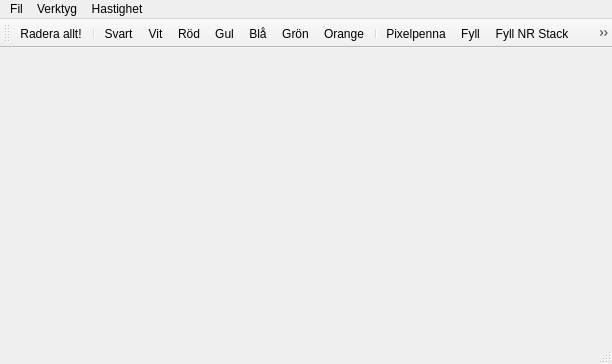
<?xml version="1.0" encoding="UTF-8"?>
<ui version="4.0">
 <class>MainWindow</class>
 <widget class="QMainWindow" name="MainWindow">
  <property name="geometry">
   <rect>
    <x>0</x>
    <y>0</y>
    <width>612</width>
    <height>364</height>
   </rect>
  </property>
  <property name="sizePolicy">
   <sizepolicy hsizetype="Preferred" vsizetype="Preferred">
    <horstretch>0</horstretch>
    <verstretch>0</verstretch>
   </sizepolicy>
  </property>
  <property name="windowTitle">
   <string>DALGO Paint</string>
  </property>
  <widget class="Drawing" name="centralWidget"/>
  <widget class="QMenuBar" name="menuBar">
   <property name="geometry">
    <rect>
     <x>0</x>
     <y>0</y>
     <width>612</width>
     <height>22</height>
    </rect>
   </property>
   <property name="sizePolicy">
    <sizepolicy hsizetype="MinimumExpanding" vsizetype="Fixed">
     <horstretch>0</horstretch>
     <verstretch>0</verstretch>
    </sizepolicy>
   </property>
   <widget class="QMenu" name="menuTools">
    <property name="title">
     <string>Verktyg</string>
    </property>
    <addaction name="actionBlack"/>
    <addaction name="actionWhite"/>
    <addaction name="actionRed"/>
    <addaction name="actionYellow"/>
    <addaction name="actionBlue"/>
    <addaction name="actionGreen"/>
    <addaction name="actionOrange"/>
    <addaction name="separator"/>
    <addaction name="actionPixelpenna"/>
    <addaction name="actionFill"/>
    <addaction name="actionFillNRStack"/>
    <addaction name="actionFillNRFifo"/>
    <addaction name="separator"/>
   </widget>
   <widget class="QMenu" name="menuFil">
    <property name="title">
     <string>Fil</string>
    </property>
    <addaction name="actionErase"/>
   </widget>
   <widget class="QMenu" name="menuHastighet">
    <property name="title">
     <string>Hastighet</string>
    </property>
    <addaction name="actionSlow"/>
    <addaction name="actionNormal"/>
    <addaction name="actionsFast"/>
    <addaction name="actionUltraFast"/>
   </widget>
   <addaction name="menuFil"/>
   <addaction name="menuTools"/>
   <addaction name="menuHastighet"/>
  </widget>
  <widget class="QToolBar" name="mainToolBar">
   <property name="iconSize">
    <size>
     <width>16</width>
     <height>16</height>
    </size>
   </property>
   <attribute name="toolBarArea">
    <enum>TopToolBarArea</enum>
   </attribute>
   <attribute name="toolBarBreak">
    <bool>false</bool>
   </attribute>
   <addaction name="actionErase"/>
   <addaction name="separator"/>
   <addaction name="actionBlack"/>
   <addaction name="actionWhite"/>
   <addaction name="actionRed"/>
   <addaction name="actionYellow"/>
   <addaction name="actionBlue"/>
   <addaction name="actionGreen"/>
   <addaction name="actionOrange"/>
   <addaction name="separator"/>
   <addaction name="actionPixelpenna"/>
   <addaction name="actionFill"/>
   <addaction name="actionFillNRStack"/>
   <addaction name="actionFillNRFifo"/>
   <addaction name="separator"/>
   <addaction name="actionSlow"/>
   <addaction name="actionNormal"/>
   <addaction name="actionsFast"/>
   <addaction name="actionUltraFast"/>
   <addaction name="separator"/>
  </widget>
  <widget class="QStatusBar" name="statusBar"/>
  <action name="actionBlack">
   <property name="checkable">
    <bool>true</bool>
   </property>
   <property name="icon">
    <iconset resource="resources.qrc">
     <normaloff>:/images/black.png</normaloff>:/images/black.png</iconset>
   </property>
   <property name="text">
    <string>Svart</string>
   </property>
  </action>
  <action name="actionWhite">
   <property name="checkable">
    <bool>true</bool>
   </property>
   <property name="icon">
    <iconset resource="resources.qrc">
     <normaloff>:/images/white.png</normaloff>:/images/white.png</iconset>
   </property>
   <property name="text">
    <string>Vit</string>
   </property>
  </action>
  <action name="actionRed">
   <property name="checkable">
    <bool>true</bool>
   </property>
   <property name="icon">
    <iconset resource="resources.qrc">
     <normaloff>:/images/red.png</normaloff>:/images/red.png</iconset>
   </property>
   <property name="text">
    <string>Röd</string>
   </property>
  </action>
  <action name="actionYellow">
   <property name="checkable">
    <bool>true</bool>
   </property>
   <property name="icon">
    <iconset resource="resources.qrc">
     <normaloff>:/images/yellow.png</normaloff>:/images/yellow.png</iconset>
   </property>
   <property name="text">
    <string>Gul</string>
   </property>
  </action>
  <action name="actionBlue">
   <property name="checkable">
    <bool>true</bool>
   </property>
   <property name="icon">
    <iconset resource="resources.qrc">
     <normaloff>:/images/blue.png</normaloff>:/images/blue.png</iconset>
   </property>
   <property name="text">
    <string>Blå</string>
   </property>
  </action>
  <action name="actionGreen">
   <property name="checkable">
    <bool>true</bool>
   </property>
   <property name="icon">
    <iconset resource="resources.qrc">
     <normaloff>:/images/green.png</normaloff>:/images/green.png</iconset>
   </property>
   <property name="text">
    <string>Grön</string>
   </property>
  </action>
  <action name="actionOrange">
   <property name="checkable">
    <bool>true</bool>
   </property>
   <property name="icon">
    <iconset resource="resources.qrc">
     <normaloff>:/images/orange.png</normaloff>:/images/orange.png</iconset>
   </property>
   <property name="text">
    <string>Orange</string>
   </property>
  </action>
  <action name="actionPixelpenna">
   <property name="checkable">
    <bool>true</bool>
   </property>
   <property name="icon">
    <iconset resource="resources.qrc">
     <normaloff>:/images/pen.png</normaloff>:/images/pen.png</iconset>
   </property>
   <property name="text">
    <string>Pixelpenna</string>
   </property>
  </action>
  <action name="actionFill">
   <property name="checkable">
    <bool>true</bool>
   </property>
   <property name="icon">
    <iconset resource="resources.qrc">
     <normaloff>:/images/fill1.png</normaloff>:/images/fill1.png</iconset>
   </property>
   <property name="text">
    <string>Fyll</string>
   </property>
  </action>
  <action name="actionErase">
   <property name="icon">
    <iconset resource="resources.qrc">
     <normaloff>:/images/erase.png</normaloff>:/images/erase.png</iconset>
   </property>
   <property name="text">
    <string>Radera allt!</string>
   </property>
  </action>
  <action name="actionFillNRFifo">
   <property name="checkable">
    <bool>true</bool>
   </property>
   <property name="icon">
    <iconset resource="resources.qrc">
     <normaloff>:/images/fill2.png</normaloff>:/images/fill2.png</iconset>
   </property>
   <property name="text">
    <string>Fyll NR FIFO</string>
   </property>
  </action>
  <action name="actionSlow">
   <property name="checkable">
    <bool>true</bool>
   </property>
   <property name="icon">
    <iconset resource="resources.qrc">
     <normaloff>:/images/turtle.png</normaloff>:/images/turtle.png</iconset>
   </property>
   <property name="text">
    <string>långsam</string>
   </property>
  </action>
  <action name="actionNormal">
   <property name="checkable">
    <bool>true</bool>
   </property>
   <property name="icon">
    <iconset resource="resources.qrc">
     <normaloff>:/images/rabbit.png</normaloff>:/images/rabbit.png</iconset>
   </property>
   <property name="text">
    <string>lagom</string>
   </property>
  </action>
  <action name="actionsFast">
   <property name="checkable">
    <bool>true</bool>
   </property>
   <property name="icon">
    <iconset resource="resources.qrc">
     <normaloff>:/images/rocket.png</normaloff>:/images/rocket.png</iconset>
   </property>
   <property name="text">
    <string>snabb</string>
   </property>
  </action>
  <action name="actionUltraFast">
   <property name="checkable">
    <bool>true</bool>
   </property>
   <property name="icon">
    <iconset resource="resources.qrc">
     <normaloff>:/images/cspeed.png</normaloff>:/images/cspeed.png</iconset>
   </property>
   <property name="text">
    <string>c-speed</string>
   </property>
  </action>
  <action name="actionFillNRStack">
   <property name="checkable">
    <bool>true</bool>
   </property>
   <property name="icon">
    <iconset resource="resources.qrc">
     <normaloff>:/images/fill2.png</normaloff>:/images/fill2.png</iconset>
   </property>
   <property name="text">
    <string>Fyll NR Stack</string>
   </property>
  </action>
 </widget>
 <layoutdefault spacing="6" margin="11"/>
 <customwidgets>
  <customwidget>
   <class>Drawing</class>
   <extends>QWidget</extends>
   <header>drawing.h</header>
   <container>1</container>
  </customwidget>
 </customwidgets>
 <resources>
  <include location="resources.qrc"/>
 </resources>
 <connections/>
</ui>
